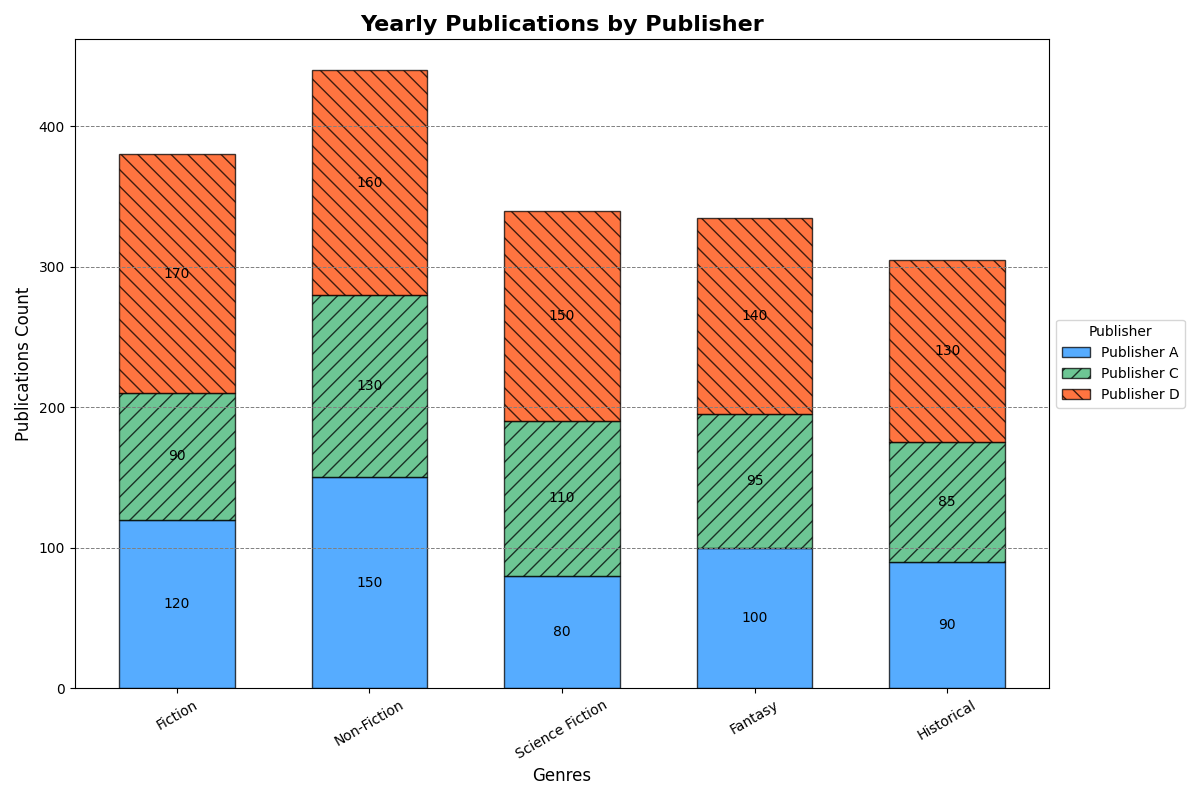

Write Python code to recreate this figure.
import matplotlib.pyplot as plt
import numpy as np

publishers = ['Publisher A', 'Publisher C', 'Publisher D']
genres = ['Fiction', 'Non-Fiction', 'Science Fiction', 'Fantasy', 'Historical']

data = np.array([
    [120, 150, 80, 100, 90],     
    [90, 130, 110, 95, 85],      
    [170, 160, 150, 140, 130]    
])

fig, ax = plt.subplots(figsize=(12, 8))
colors = ['#1E90FF', '#3CB371', '#FF4500']  # Changed colors
positions = np.arange(len(genres))
bottom = np.zeros(len(genres))

markers = ['o', 'v', '^']  # Added marker styles
hatch_styles = ['', '//', '\\\\']  # Added hatch styles for bars

# Create a stacked bar chart with changes
for idx, (publisher, color, marker, hatch_style) in enumerate(zip(publishers, colors, markers, hatch_styles)):
    ax.bar(positions, data[idx], width=0.6, color=color, label=publisher, bottom=bottom, 
           alpha=0.75, edgecolor='black', hatch=hatch_style)
    bottom += data[idx]

ax.set_xlabel('Genres', fontsize=12)
ax.set_ylabel('Publications Count', fontsize=12)
ax.set_title('Yearly Publications by Publisher', fontsize=16, fontweight='bold')
ax.set_xticks(positions)
ax.set_xticklabels(genres, rotation=30)  # Rotate labels for better readability

ax.legend(title='Publisher', loc='center left', bbox_to_anchor=(1, 0.5), fontsize=10)  # Changed legend location

# Added grid
ax.grid(True, which='both', axis='y', linestyle='--', linewidth=0.7, color='gray')

for idx, genre_position in enumerate(positions):
    cumulative_height = 0
    for publisher_data, color in zip(data[:, idx], colors):
        cumulative_height += publisher_data
        ax.text(genre_position, cumulative_height - publisher_data / 2, str(publisher_data),
                ha='center', va='center', fontsize=10, color='black')

plt.tight_layout()
plt.show()
